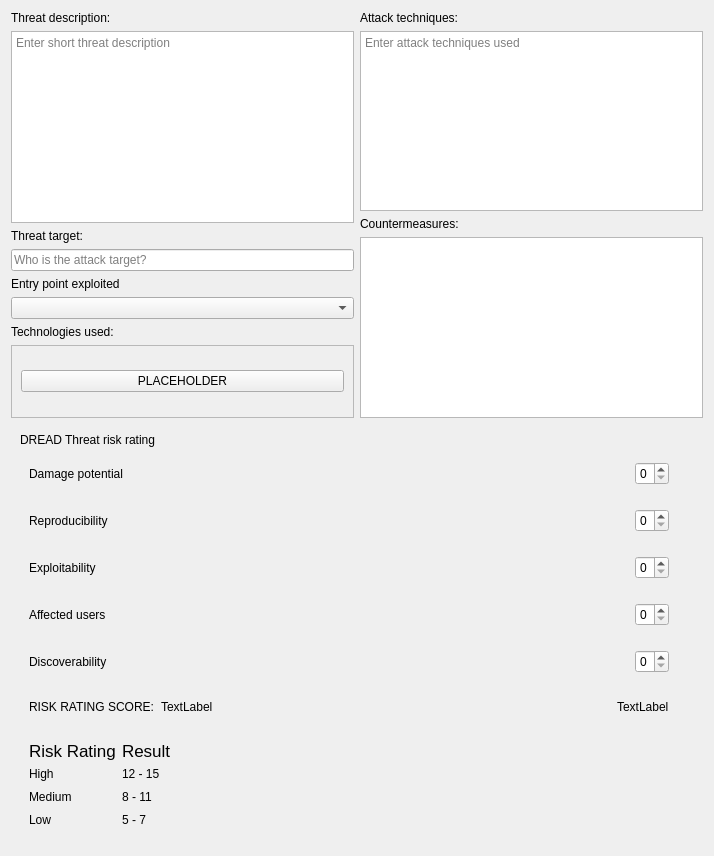
<?xml version="1.0" encoding="UTF-8"?>
<ui version="4.0">
 <class>Form</class>
 <widget class="QWidget" name="Form">
  <property name="geometry">
   <rect>
    <x>0</x>
    <y>0</y>
    <width>714</width>
    <height>856</height>
   </rect>
  </property>
  <property name="windowTitle">
   <string>Form</string>
  </property>
  <layout class="QVBoxLayout" name="verticalLayout_7">
   <item>
    <widget class="QWidget" name="widget" native="true">
     <layout class="QHBoxLayout" name="horizontalLayout">
      <property name="leftMargin">
       <number>0</number>
      </property>
      <property name="topMargin">
       <number>0</number>
      </property>
      <property name="rightMargin">
       <number>0</number>
      </property>
      <property name="bottomMargin">
       <number>0</number>
      </property>
      <item>
       <widget class="QWidget" name="widget_2" native="true">
        <layout class="QVBoxLayout" name="verticalLayout_4">
         <property name="leftMargin">
          <number>0</number>
         </property>
         <property name="topMargin">
          <number>0</number>
         </property>
         <property name="rightMargin">
          <number>0</number>
         </property>
         <property name="bottomMargin">
          <number>0</number>
         </property>
         <item>
          <widget class="QLabel" name="label_7">
           <property name="text">
            <string>Threat description:</string>
           </property>
          </widget>
         </item>
         <item>
          <widget class="QPlainTextEdit" name="plainTextEdit_4">
           <property name="placeholderText">
            <string>Enter short threat description</string>
           </property>
          </widget>
         </item>
         <item>
          <widget class="QLabel" name="label_8">
           <property name="text">
            <string>Threat target:</string>
           </property>
          </widget>
         </item>
         <item>
          <widget class="QLineEdit" name="target_text_box">
           <property name="placeholderText">
            <string>Who is the attack target?</string>
           </property>
          </widget>
         </item>
         <item>
          <widget class="QLabel" name="label_9">
           <property name="text">
            <string>Entry point exploited</string>
           </property>
          </widget>
         </item>
         <item>
          <widget class="QComboBox" name="entry_point_combobox"/>
         </item>
         <item>
          <widget class="QLabel" name="label_10">
           <property name="text">
            <string>Technologies used:</string>
           </property>
          </widget>
         </item>
         <item>
          <widget class="QScrollArea" name="techniques_scroll_area">
           <property name="widgetResizable">
            <bool>true</bool>
           </property>
           <widget class="QWidget" name="scrollAreaWidgetContents_2">
            <property name="geometry">
             <rect>
              <x>0</x>
              <y>0</y>
              <width>343</width>
              <height>68</height>
             </rect>
            </property>
            <layout class="QVBoxLayout" name="verticalLayout_5">
             <item>
              <widget class="QPushButton" name="pushButton_2">
               <property name="text">
                <string>PLACEHOLDER</string>
               </property>
              </widget>
             </item>
            </layout>
           </widget>
          </widget>
         </item>
        </layout>
       </widget>
      </item>
      <item>
       <widget class="QWidget" name="widget_3" native="true">
        <layout class="QVBoxLayout" name="verticalLayout_6">
         <property name="leftMargin">
          <number>0</number>
         </property>
         <property name="topMargin">
          <number>0</number>
         </property>
         <property name="rightMargin">
          <number>0</number>
         </property>
         <property name="bottomMargin">
          <number>0</number>
         </property>
         <item>
          <widget class="QLabel" name="label_11">
           <property name="text">
            <string>Attack techniques:</string>
           </property>
          </widget>
         </item>
         <item>
          <widget class="QPlainTextEdit" name="attack_techniques_text_box">
           <property name="placeholderText">
            <string>Enter attack techniques used</string>
           </property>
          </widget>
         </item>
         <item>
          <widget class="QLabel" name="label_12">
           <property name="text">
            <string>Countermeasures:</string>
           </property>
          </widget>
         </item>
         <item>
          <widget class="QPlainTextEdit" name="countermeassures_text_box">
           <property name="plainText">
            <string/>
           </property>
           <property name="placeholderText">
            <string>Enter vulnerability countermeassures</string>
           </property>
          </widget>
         </item>
        </layout>
       </widget>
      </item>
     </layout>
    </widget>
   </item>
   <item>
    <widget class="QWidget" name="widget_4" native="true">
     <layout class="QVBoxLayout" name="verticalLayout_8">
      <property name="rightMargin">
       <number>25</number>
      </property>
      <item>
       <widget class="QLabel" name="label_13">
        <property name="text">
         <string>DREAD Threat risk rating</string>
        </property>
       </widget>
      </item>
      <item>
       <widget class="QWidget" name="widget_5" native="true">
        <layout class="QHBoxLayout" name="horizontalLayout_2">
         <item>
          <widget class="QLabel" name="label_14">
           <property name="text">
            <string>Damage potential</string>
           </property>
          </widget>
         </item>
         <item>
          <spacer name="horizontalSpacer">
           <property name="orientation">
            <enum>Qt::Horizontal</enum>
           </property>
           <property name="sizeHint" stdset="0">
            <size>
             <width>40</width>
             <height>20</height>
            </size>
           </property>
          </spacer>
         </item>
         <item>
          <widget class="QSpinBox" name="damage_spin_box">
           <property name="wrapping">
            <bool>false</bool>
           </property>
           <property name="readOnly">
            <bool>false</bool>
           </property>
           <property name="maximum">
            <number>3</number>
           </property>
           <property name="displayIntegerBase">
            <number>10</number>
           </property>
          </widget>
         </item>
        </layout>
       </widget>
      </item>
      <item>
       <widget class="QWidget" name="widget_6" native="true">
        <layout class="QHBoxLayout" name="horizontalLayout_3">
         <item>
          <widget class="QLabel" name="label_15">
           <property name="text">
            <string>Reproducibility</string>
           </property>
          </widget>
         </item>
         <item>
          <spacer name="horizontalSpacer_7">
           <property name="orientation">
            <enum>Qt::Horizontal</enum>
           </property>
           <property name="sizeHint" stdset="0">
            <size>
             <width>40</width>
             <height>20</height>
            </size>
           </property>
          </spacer>
         </item>
         <item>
          <widget class="QSpinBox" name="reproducibility_spin_Box">
           <property name="wrapping">
            <bool>false</bool>
           </property>
           <property name="readOnly">
            <bool>false</bool>
           </property>
           <property name="maximum">
            <number>3</number>
           </property>
           <property name="displayIntegerBase">
            <number>10</number>
           </property>
          </widget>
         </item>
        </layout>
       </widget>
      </item>
      <item>
       <widget class="QWidget" name="widget_7" native="true">
        <layout class="QHBoxLayout" name="horizontalLayout_4">
         <item>
          <widget class="QLabel" name="label_16">
           <property name="text">
            <string>Exploitability</string>
           </property>
          </widget>
         </item>
         <item>
          <spacer name="horizontalSpacer_8">
           <property name="orientation">
            <enum>Qt::Horizontal</enum>
           </property>
           <property name="sizeHint" stdset="0">
            <size>
             <width>40</width>
             <height>20</height>
            </size>
           </property>
          </spacer>
         </item>
         <item>
          <widget class="QSpinBox" name="exploitabiliy_spin_box">
           <property name="wrapping">
            <bool>false</bool>
           </property>
           <property name="readOnly">
            <bool>false</bool>
           </property>
           <property name="maximum">
            <number>3</number>
           </property>
           <property name="displayIntegerBase">
            <number>10</number>
           </property>
          </widget>
         </item>
        </layout>
       </widget>
      </item>
      <item>
       <widget class="QWidget" name="widget_8" native="true">
        <layout class="QHBoxLayout" name="horizontalLayout_5">
         <item>
          <widget class="QLabel" name="label_17">
           <property name="text">
            <string>Affected users</string>
           </property>
          </widget>
         </item>
         <item>
          <spacer name="horizontalSpacer_9">
           <property name="orientation">
            <enum>Qt::Horizontal</enum>
           </property>
           <property name="sizeHint" stdset="0">
            <size>
             <width>40</width>
             <height>20</height>
            </size>
           </property>
          </spacer>
         </item>
         <item>
          <widget class="QSpinBox" name="affected_spin_box">
           <property name="wrapping">
            <bool>false</bool>
           </property>
           <property name="readOnly">
            <bool>false</bool>
           </property>
           <property name="maximum">
            <number>3</number>
           </property>
           <property name="displayIntegerBase">
            <number>10</number>
           </property>
          </widget>
         </item>
        </layout>
       </widget>
      </item>
      <item>
       <widget class="QWidget" name="widget_9" native="true">
        <layout class="QHBoxLayout" name="horizontalLayout_6">
         <item>
          <widget class="QLabel" name="label_18">
           <property name="text">
            <string>Discoverability</string>
           </property>
          </widget>
         </item>
         <item>
          <spacer name="horizontalSpacer_10">
           <property name="orientation">
            <enum>Qt::Horizontal</enum>
           </property>
           <property name="sizeHint" stdset="0">
            <size>
             <width>40</width>
             <height>20</height>
            </size>
           </property>
          </spacer>
         </item>
         <item>
          <widget class="QSpinBox" name="discoverability_spin_box">
           <property name="wrapping">
            <bool>false</bool>
           </property>
           <property name="readOnly">
            <bool>false</bool>
           </property>
           <property name="maximum">
            <number>3</number>
           </property>
           <property name="displayIntegerBase">
            <number>10</number>
           </property>
          </widget>
         </item>
        </layout>
       </widget>
      </item>
      <item>
       <widget class="QWidget" name="widget_10" native="true">
        <layout class="QHBoxLayout" name="horizontalLayout_7">
         <item>
          <widget class="QLabel" name="label_19">
           <property name="text">
            <string>RISK RATING SCORE:</string>
           </property>
          </widget>
         </item>
         <item>
          <widget class="QLabel" name="rating_score_label">
           <property name="text">
            <string>TextLabel</string>
           </property>
          </widget>
         </item>
         <item>
          <spacer name="horizontalSpacer_11">
           <property name="orientation">
            <enum>Qt::Horizontal</enum>
           </property>
           <property name="sizeHint" stdset="0">
            <size>
             <width>40</width>
             <height>20</height>
            </size>
           </property>
          </spacer>
         </item>
         <item>
          <widget class="QLabel" name="rating_score_total_label">
           <property name="text">
            <string>TextLabel</string>
           </property>
          </widget>
         </item>
        </layout>
       </widget>
      </item>
      <item>
       <widget class="QWidget" name="widget_11" native="true">
        <layout class="QGridLayout" name="gridLayout">
         <item row="0" column="0">
          <widget class="QLabel" name="label_22">
           <property name="font">
            <font>
             <pointsize>13</pointsize>
            </font>
           </property>
           <property name="text">
            <string>Risk Rating</string>
           </property>
          </widget>
         </item>
         <item row="3" column="0">
          <widget class="QLabel" name="label_26">
           <property name="text">
            <string>Low</string>
           </property>
          </widget>
         </item>
         <item row="2" column="0">
          <widget class="QLabel" name="label_25">
           <property name="text">
            <string>Medium</string>
           </property>
          </widget>
         </item>
         <item row="1" column="0">
          <widget class="QLabel" name="label_24">
           <property name="text">
            <string>High</string>
           </property>
          </widget>
         </item>
         <item row="0" column="1">
          <widget class="QLabel" name="label_23">
           <property name="font">
            <font>
             <pointsize>13</pointsize>
            </font>
           </property>
           <property name="text">
            <string>Result</string>
           </property>
          </widget>
         </item>
         <item row="1" column="1">
          <widget class="QLabel" name="label_29">
           <property name="text">
            <string>12 - 15</string>
           </property>
          </widget>
         </item>
         <item row="2" column="1">
          <widget class="QLabel" name="label_27">
           <property name="text">
            <string>8 - 11</string>
           </property>
          </widget>
         </item>
         <item row="3" column="1">
          <widget class="QLabel" name="label_28">
           <property name="text">
            <string>5 - 7</string>
           </property>
          </widget>
         </item>
         <item row="2" column="2">
          <spacer name="horizontalSpacer_2">
           <property name="orientation">
            <enum>Qt::Horizontal</enum>
           </property>
           <property name="sizeHint" stdset="0">
            <size>
             <width>40</width>
             <height>20</height>
            </size>
           </property>
          </spacer>
         </item>
        </layout>
       </widget>
      </item>
      <item>
       <spacer name="verticalSpacer">
        <property name="orientation">
         <enum>Qt::Vertical</enum>
        </property>
        <property name="sizeHint" stdset="0">
         <size>
          <width>20</width>
          <height>10</height>
         </size>
        </property>
       </spacer>
      </item>
     </layout>
    </widget>
   </item>
  </layout>
 </widget>
 <resources/>
 <connections/>
</ui>
